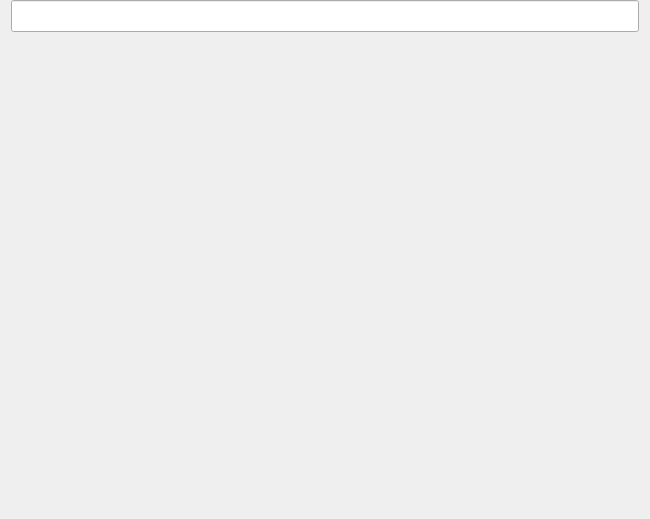
<?xml version="1.0" encoding="UTF-8"?>
<ui version="4.0">
 <class>FnWebNotePage</class>
 <widget class="QWidget" name="FnWebNotePage">
  <property name="geometry">
   <rect>
    <x>0</x>
    <y>0</y>
    <width>650</width>
    <height>519</height>
   </rect>
  </property>
  <property name="windowTitle">
   <string>Form</string>
  </property>
  <layout class="QVBoxLayout" name="verticalLayout">
   <property name="topMargin">
    <number>0</number>
   </property>
   <property name="bottomMargin">
    <number>0</number>
   </property>
   <item>
    <widget class="QLineEdit" name="edtTitle">
     <property name="minimumSize">
      <size>
       <width>0</width>
       <height>32</height>
      </size>
     </property>
    </widget>
   </item>
   <item>
    <widget class="QWidget" name="wgtPage" native="true"/>
   </item>
  </layout>
 </widget>
 <resources/>
 <connections/>
</ui>
